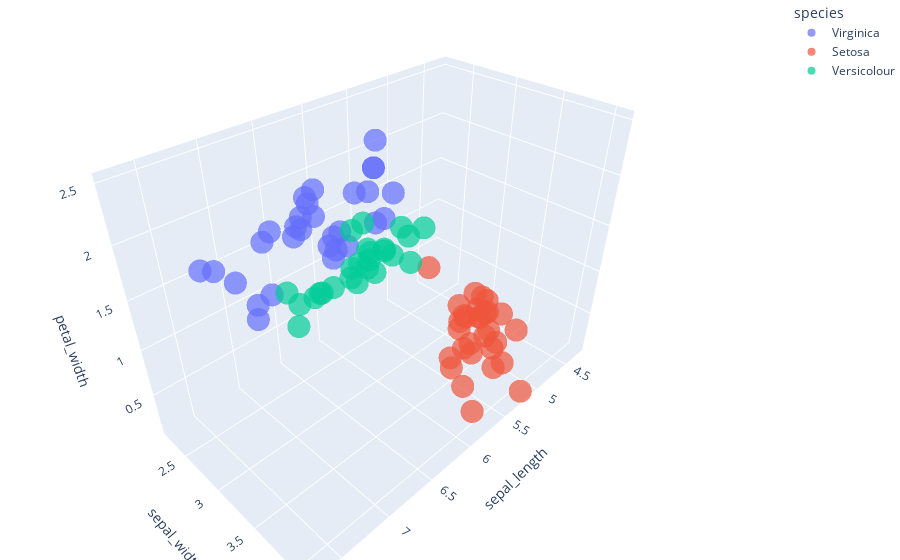

This figure's notebook cell:
### Code cell
shuffled_negative_binomial_sampled_dataset = sample_data(shuffled_dataset, 'negative_binomial')

target_variable_distribution(shuffled_negative_binomial_sampled_dataset)
plot_dataset(shuffled_negative_binomial_sampled_dataset)

### Figure 1 — Plotly figure (JSON) as saved in the notebook; plotly's stock layout.template omitted (floating-point values rounded to 4 significant figures)
{"data": [{"hovertemplate": "species=Virginica<br>sepal_length=%{x}<br>sepal_width=%{y}<br>petal_width=%{z}<extra></extra>", "legendgroup": "Virginica", "marker": {"color": "#636efa", "opacity": 0.7, "symbol": "circle"}, "mode": "markers", "name": "Virginica", "scene": "scene", "showlegend": true, "type": "scatter3d", "x": [6.3, 7.3, 6.5, 6.3, 6.7, 6.5, 7.4, 6.9, 7.6, 5.8, 6.8, 6.7, 6.4, 6.7, 7.1, 7.2, 7.7, 7.2, 5.9, 6.4, 6.7, 6, 6.4, 6.3, 6.1, 5.6, 6.3, 7.2, 7.7, 6.2, 5.8, 6.9, 6.3], "y": [3.3, 2.9, 3, 2.9, 3.3, 3.2, 2.8, 3.1, 3, 2.7, 3, 3.1, 3.2, 3, 3, 3.2, 3.8, 3, 3, 3.1, 2.5, 3, 2.7, 2.5, 2.6, 2.8, 3.3, 3.6, 2.8, 3.4, 2.8, 3.2, 2.8], "z": [2.5, 1.8, 1.8, 1.8, 2.1, "Virginica", 1.9, 2.1, 2.1, 1.9, 2.1, 2.4, 2.3, 2.3, 2.1, 1.8, 2.2, 1.6, 1.8, 1.8, 1.8, 1.8, 1.9, 1.9, 1.4, "Virginica", 2.5, 2.5, "Virginica", 2.3, 2.4, 2.3, 1.5]}, {"hovertemplate": "species=Setosa<br>sepal_length=%{x}<br>sepal_width=%{y}<br>petal_width=%{z}<extra></extra>", "legendgroup": "Setosa", "marker": {"color": "#EF553B", "opacity": 0.7, "symbol": "circle"}, "mode": "markers", "name": "Setosa", "scene": "scene", "showlegend": true, "type": "scatter3d", "x": [4.9, 4.6, 4.7, 4.7, 5.2, 5.2, 5, 5.1, 4.6, 4.6, 5.1, 5.1, 4.6, 5.8, 5.5, 5.4, 4.3, 5.2, 4.4, 4.5, 5.4, 4.9, 4.8, 5.1, 5, 5, 4.8, 4.8, 5.7, 4.4], "y": [3.1, 3.1, 3.2, 3.2, 3.4, 3.5, 3.6, 3.8, 3.2, 3.4, 3.3, 3.7, 3.6, 4, 3.5, 3.9, 3, 4.1, 2.9, 2.3, 3.4, 3.1, 3.1, 3.4, 3.5, 3.5, 3, 3.4, 3.8, 3], "z": [0.2, 0.2, 0.2, 0.2, 0.2, 0.2, 0.2, 0.2, 0.2, 0.3, 0.5, 0.4, 0.2, 0.2, 0.2, 0.4, 0.1, 0.1, 0.2, 0.3, 0.2, 0.1, 0.2, 0.2, 0.3, 0.6, 0.3, 0.2, 0.3, 0.2]}, {"hovertemplate": "species=Versicolour<br>sepal_length=%{x}<br>sepal_width=%{y}<br>petal_width=%{z}<extra></extra>", "legendgroup": "Versicolour", "marker": {"color": "#00cc96", "opacity": 0.7, "symbol": "circle"}, "mode": "markers", "name": "Versicolour", "scene": "scene", "showlegend": true, "type": "scatter3d", "x": [6, 6.9, 6.6, 6.2, 5.7, 6, 5.9, 6.4, 6.6, 6.7, 5.7, 7, 5.6, 6, 6.1, 6.4, 6.1, 6.1, 5.5, 5.7, 5.6, 6.8, 5.9, 6, 5.8, 5.4, 6.3], "y": [3.4, 3.1, 2.9, 2.9, 2.9, 2.9, 3, 3.2, 3, 3.1, 2.6, 3.2, 3, 2.2, 2.8, 2.9, 3, 2.9, 2.3, 2.8, 2.5, 2.8, 3.2, 2.7, 2.7, 3, 3.3], "z": [1.6, 1.5, 1.3, 1.3, 1.3, 1.5, 1.5, 1.5, 1.4, 1.5, "Versicolour", 1.4, 1.5, "Versicolour", 1.3, 1.3, 1.4, 1.4, 1.3, 1.3, 1.1, 1.4, 1.8, 1.6, 1.2, 1.5, 1.6]}], "layout": {"legend": {"title": {"text": "species"}, "tracegroupgap": 0}, "margin": {"b": 0, "l": 0, "r": 0, "t": 0}, "scene": {"domain": {"x": [0, 1], "y": [0, 1]}, "xaxis": {"title": {"text": "sepal_length"}}, "yaxis": {"title": {"text": "sepal_width"}}, "zaxis": {"title": {"text": "petal_width"}}}}}
